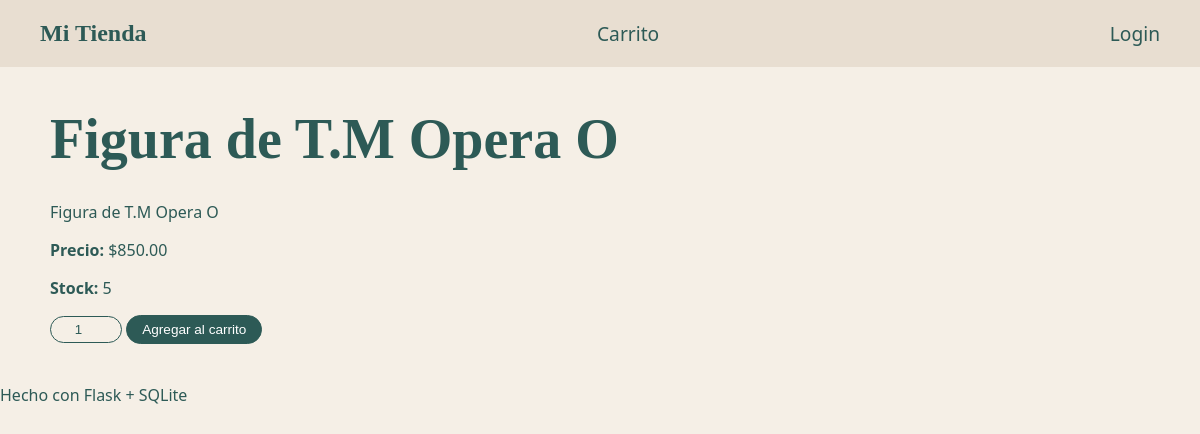
The page /producto/2 on the database its author committed.
### tables this page shows
CREATE TABLE productos(
                    id INTEGER PRIMARY KEY AUTOINCREMENT,
                    nombre TEXT NOT NULL,
                    descripcion TEXT,
                    precio REAL NOT NULL CHECK(precio >= 0),
                    stock INTEGER NOT NULL DEFAULT 0 CHECK(stock >= 0),
                    imagen_url TEXT
                );

### app.py (the view)
@app.route("/producto/<int:producto_id>")
def producto(producto_id):
    p = db.obtener_producto(producto_id)
    if not p:
        return "Producto no encontrado", 404
    return render_template("producto.html", p=p, carrito=carrito_session())

### app.py (called while the page is built)
def carrito_session():
    if "carrito" not in session:
        session["carrito"] = {}
    return session["carrito"]

### tienda_db.py (called while the page is built)
    def obtener_producto(self, producto_id):
        try:
            self.cursor.execute("SELECT * FROM productos WHERE id=?;", (producto_id,))
            return self.cursor.fetchone()
        except Error as e:
            print(f"[DB] Error obteniendo producto: {e}")
            return None

### templates/producto.html (shortened to what this page needs)
{% extends "base.html" %}
{% block content %}
<h1>{{ p["nombre"] }}</h1>
<p>{{ p["descripcion"] or "" }}</p>
<p><strong>Precio:</strong> ${{ "%.2f"|format(p["precio"]) }}</p>
<p><strong>Stock:</strong> {{ p["stock"] }}</p>
<form method="post" action="{{ url_for('carrito_agregar') }}">
  <input class="qty" type="number" name="cantidad" min="1" value="1">
  <button class="btn primary" type="submit">Agregar al carrito</button>
</form>
{% endblock %}

### static/styles.css (style rules this page uses)
:root { --bg-color: #f5efe6; --card-bg: #e8ded1; --text-dark: #2d5a56; --font-serif: 'Georgia', serif; --font-sans: system-ui, Arial; }
body { margin: 0; background: var(--bg-color); color: var(--text-dark); font-family: var(--font-sans); }
h1, h2, .card h3 { font-family: var(--font-serif); color: var(--text-dark); }
h1 { font-size: 3.5rem; margin-bottom: 30px; }
.btn { border: 1px solid var(--text-dark); background: transparent; padding: 6px 15px; border-radius: 20px; cursor: pointer; text-decoration: none; color: var(--text-dark); font-size: 0.85rem; transition: all 0.3s; }
.btn.primary { background: var(--text-dark); color: white; }
.qty { width: 60px; padding: 5px; border-radius: 15px; border: 1px solid var(--text-dark); background: transparent; text-align: center; color: var(--text-dark); }

### rows shown on the page
productos: nombre "Figura de T.M Opera O", descripcion "Figura de T.M Opera O", precio "850.00", stock "5"
